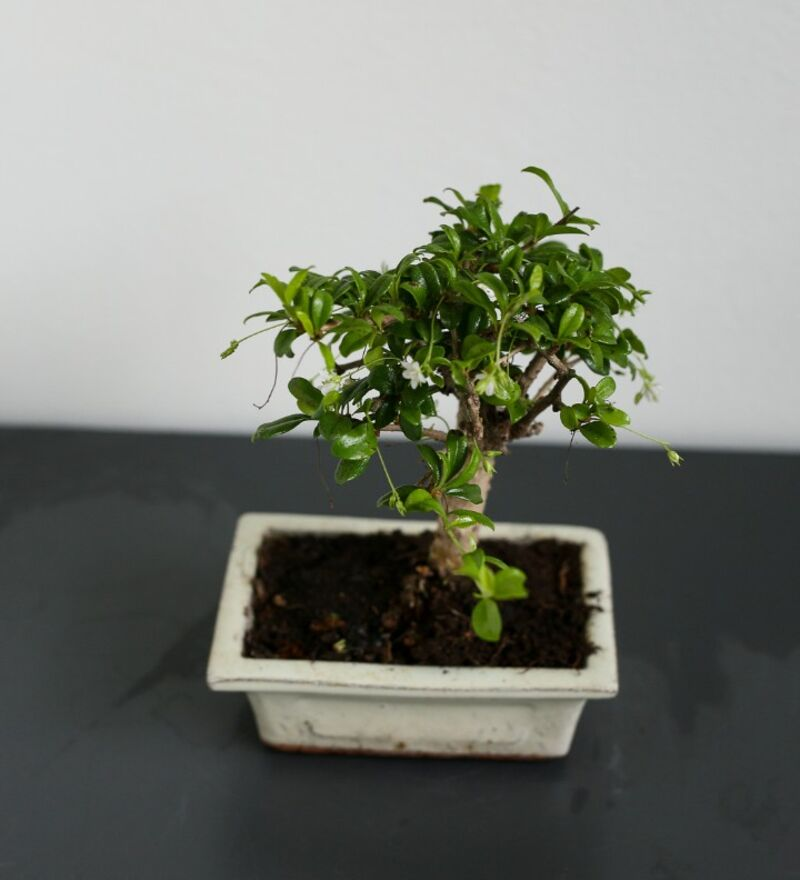
#> input picture data/source2.jpg, 800 x 880 px
$ jupyter execute Homework2.ipynb
#> lines starting #> are read from the running program, lines starting #| are printed output that depends on the picture; long printed decimals are rounded
# HOMEWORK 2
For this homework you will have to complete and implement the colour balancing for:

Gray world algorithm
Scale-by-max algorithm
You are free to use your own images. Experiment with more images and think about the effect each of the algorithms has on the resulting (balanced) image.

## Colour Balancing
In this notebook we will show different type of colour balancing making use of von Kries' hypothesis.

[cell 1]
import cv2
import numpy as np
from matplotlib import pyplot as plt
plt.rcParams['figure.figsize'] = [15, 5]

[cell 2]
img = cv2.imread('../data/source2.jpg')
#> img is the input picture: shape (880, 800, 3); mean B, G, R 116.5, 125.1, 121.8
img = cv2.cvtColor(img, cv2.COLOR_BGR2RGB)
plt.imshow(img)

# White patch
In white patch algorithm we choose a group of pixels we know they should be white. We then scale the resulting image colour channels by this white patch.

[cell 3]
# Define white patch and the coefficients
row, col = 410, 750
white = img[row, col, :]
#> white = [192, 194, 193]
coeffs = 255.0/white
#> coeffs = [1.33, 1.31, 1.32]
print(white)
#| [192 194 193]

# Apply white balancing and generate balanced image
balanced = np.zeros_like(img, dtype=np.float32)
for channel in range(3):
    balanced[..., channel] = img[..., channel] * coeffs[channel]

# White patching does not guarantee that the dynamic range is preserved, images must be clipped.
balanced = balanced/255
balanced[balanced > 1] = 1
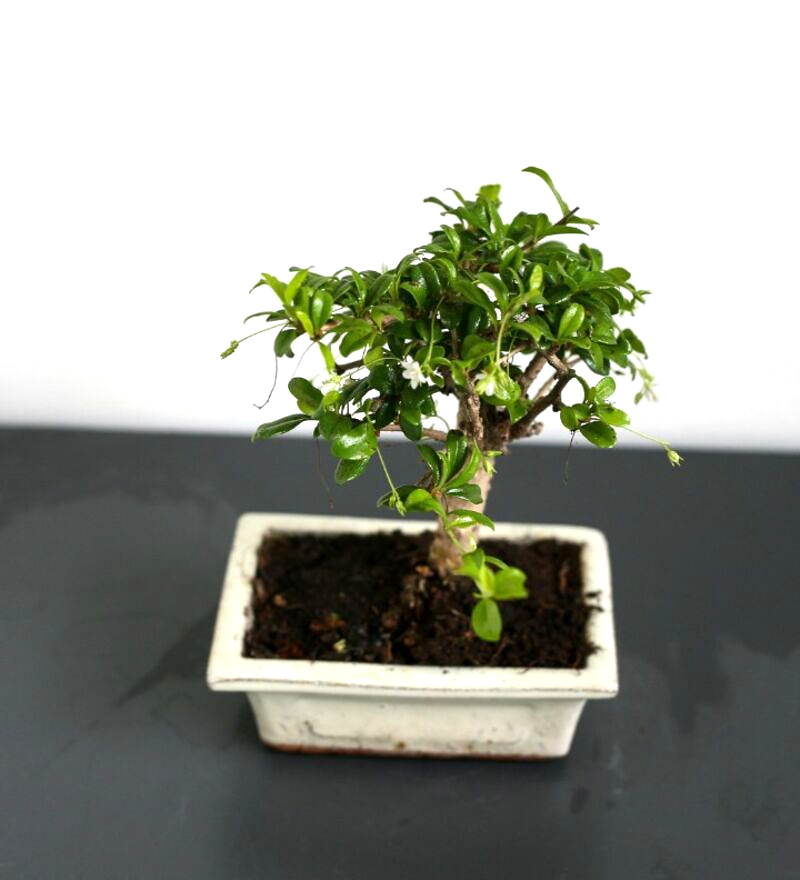
#> balanced: shape (880, 800, 3) float32; mean R, G, B 0.602, 0.614, 0.574

[cell 4]
plt.subplot(121), plt.imshow(img)
plt.subplot(122), plt.imshow(balanced)
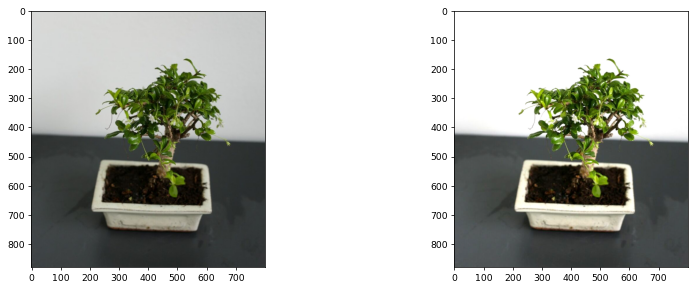
#> figure drawn by matplotlib, 2 panels

# Gray world
This algorithm assumes that a scene, on average, is gray.

[cell 5]
# Load your image
img = cv2.imread('../data/source2.jpg')
img = cv2.cvtColor(img, cv2.COLOR_BGR2RGB)

# Compute the mean values for all three colour channels (red, green, blue)
r, g, b = cv2.split(img)
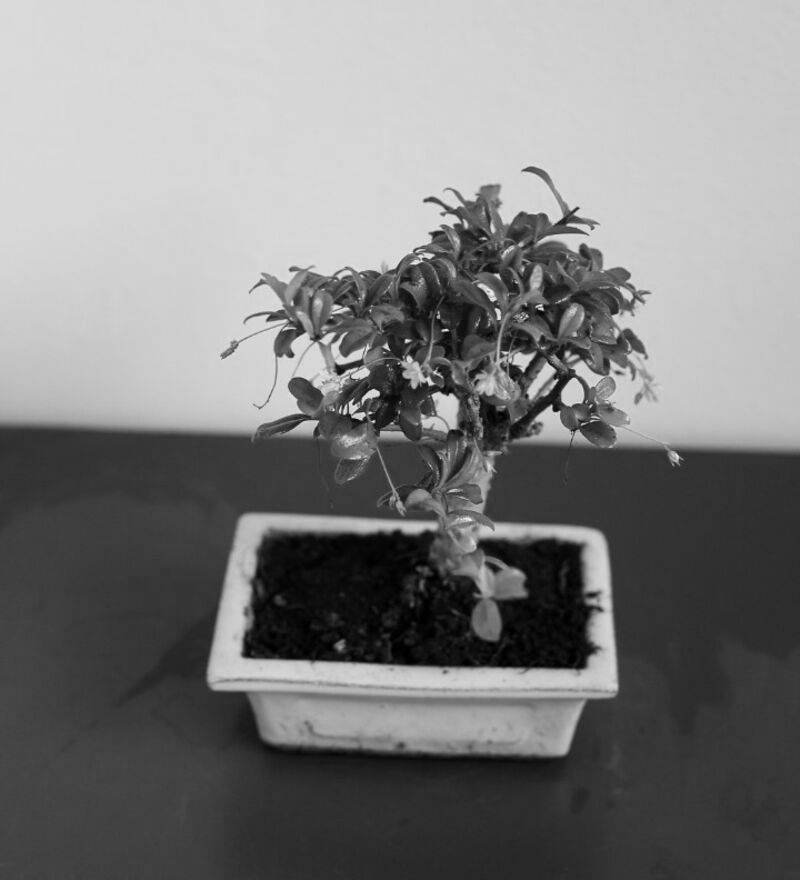
#> g: shape (880, 800); min 0, max 243, mean 125.1
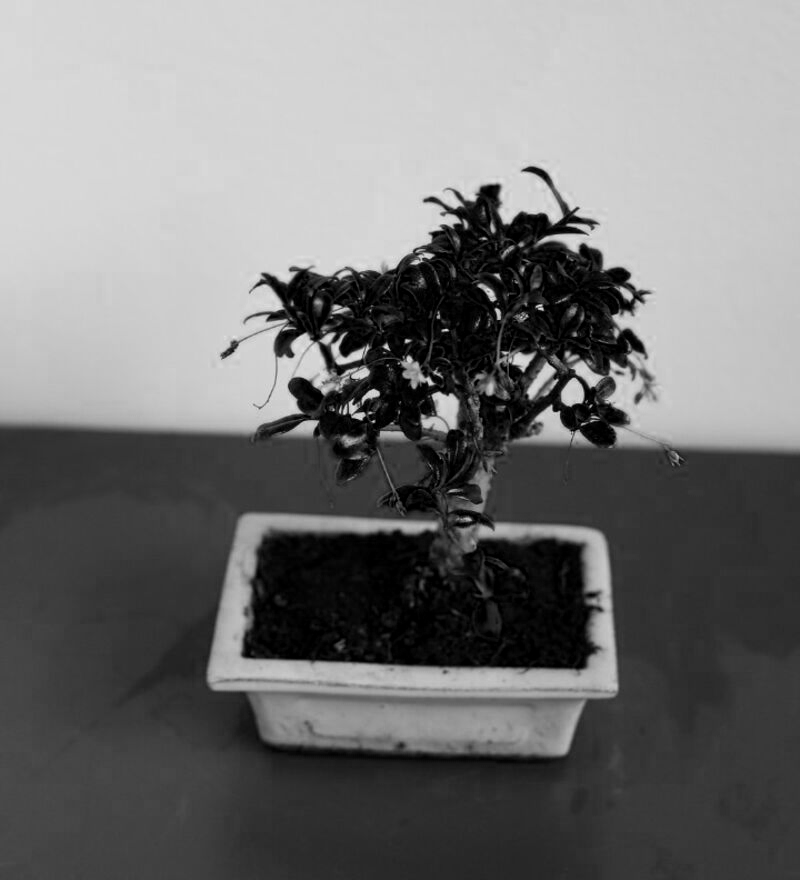
#> b: shape (880, 800); min 0, max 231, mean 116.5
mean_r = np.mean(r)
#> mean_r = 121.8
mean_g = np.mean(g)
#> mean_g = 125.1
mean_b = np.mean(b)
#> mean_b = 116.5

mx = max(mean_r, mean_g, mean_b)
#> mx = 125.1
print("r =", mean_r, " g =", mean_g, " b =", mean_b)
#| r = 121.785  g = 125.066  b = 116.505
print("max = ", mx, "\nchannel:", "red" if mx == mean_r else "green" if mx == mean_g else "blue")
#| max =  125.066
#| channel: green

[cell 6]
# Compute the coefficients kr, kg, kb
# Note: there are 3 coefficients to compute but we only have 2 equations.
# Therefore, you have to make an assumption, fix the value of one of the
# coefficients and compute the remining two
# Hint: You can fix the coefficient of the brightest colour channel to 1.
kr = mean_g / mean_r
#> kr = 1.03
kg = 1
kb = mean_g / mean_b
#> kb = 1.07

# Apply color balancing and generate the balanced image
balanced = np.zeros_like(img, dtype=np.float32)
balanced[..., 0] = img[..., 0] * kr
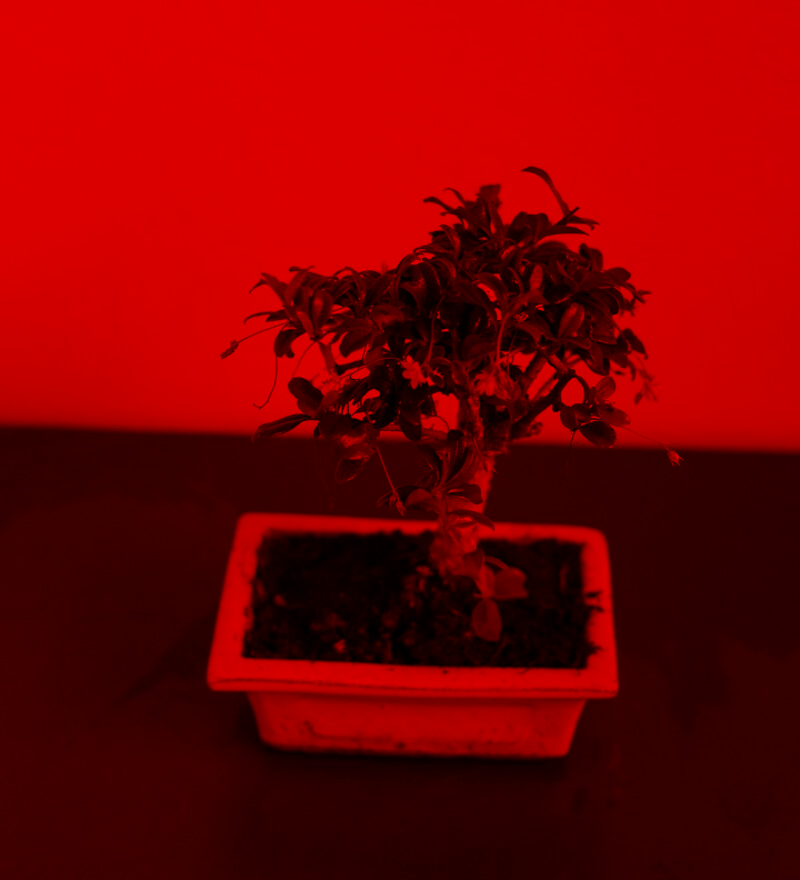
#> balanced: shape (880, 800, 3) float32; mean R, G, B 125.2, 0, 0
balanced[..., 1] = img[..., 1] * kg
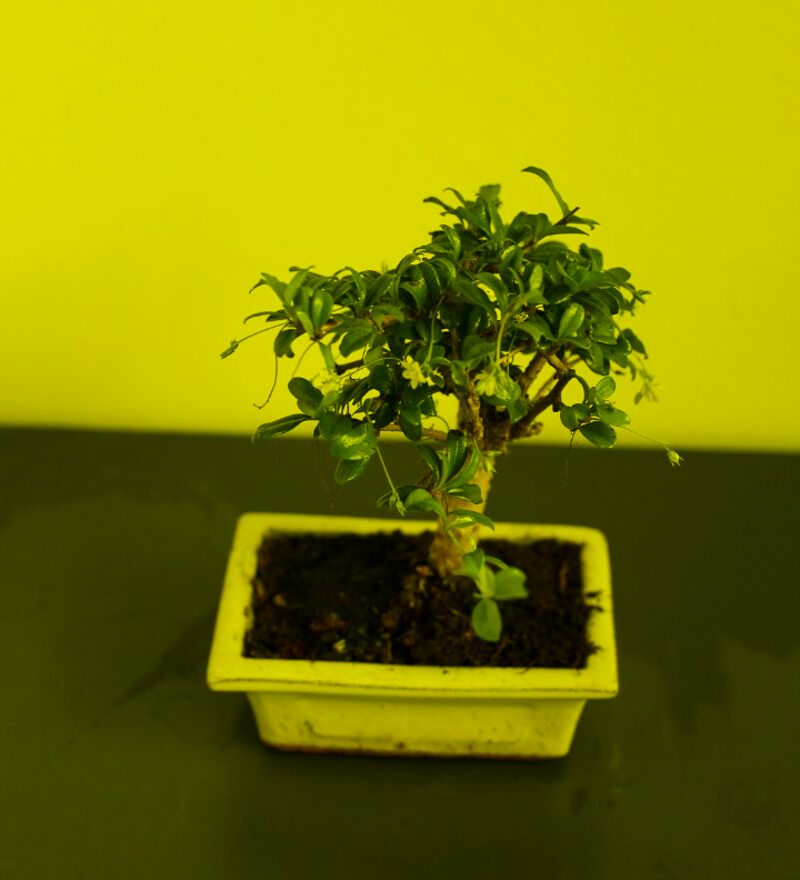
#> balanced: shape (880, 800, 3) float32; mean R, G, B 125.2, 125.1, 0
balanced[..., 2] = img[..., 2] * kb

# White patching does not guarantee that the dynamic range is preserved, images must be clipped.
balanced = balanced/255
balanced[balanced > 1] = 1

# Show the original and the balanced image side by side
plt.subplot(121), plt.imshow(img)
plt.subplot(122), plt.imshow(balanced)

# Scale-by-max
This is a straightforward algorithm that scales each colour channel by its maximum value. Note that it is sensitive to noise and saturations.

[cell 7]
# Load your image
img = cv2.imread('../data/source2.jpg')
img = cv2.cvtColor(img, cv2.COLOR_BGR2RGB)

# Compute the maximum values for all three colour channels (red, green, blue)
r, g, b = cv2.split(img)
max_r = np.amax(r)
#> max_r = 240
max_g = np.amax(g)
#> max_g = 243
max_b = np.amax(b)
#> max_b = 231

print(max_r, max_g, max_b)
#| 240 243 231

# Apply scale-by-max balancing and generate the balanced image
balanced = np.zeros_like(img, dtype=np.float32)
balanced[..., 0] = img[..., 0] / max_r
balanced[..., 1] = img[..., 1] / max_g
balanced[..., 2] = img[..., 2] / max_b
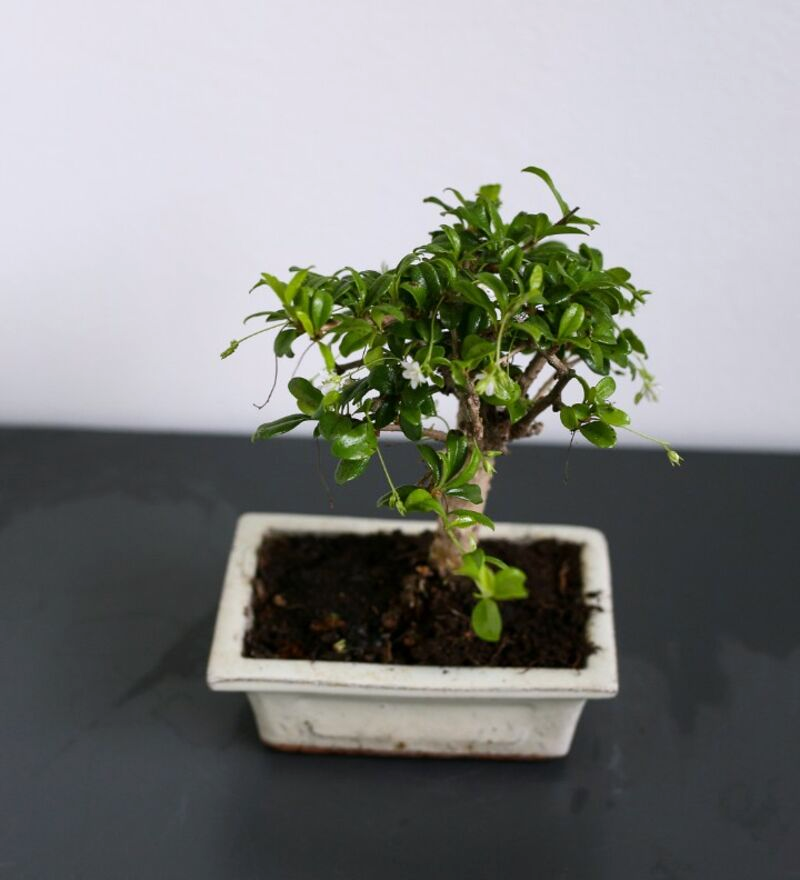
#> balanced: shape (880, 800, 3) float32; mean R, G, B 0.508, 0.515, 0.504

plt.subplot(121), plt.imshow(img)
plt.subplot(122), plt.imshow(balanced)

$ run again, with data/source5.jpg copied over data/source2.jpg
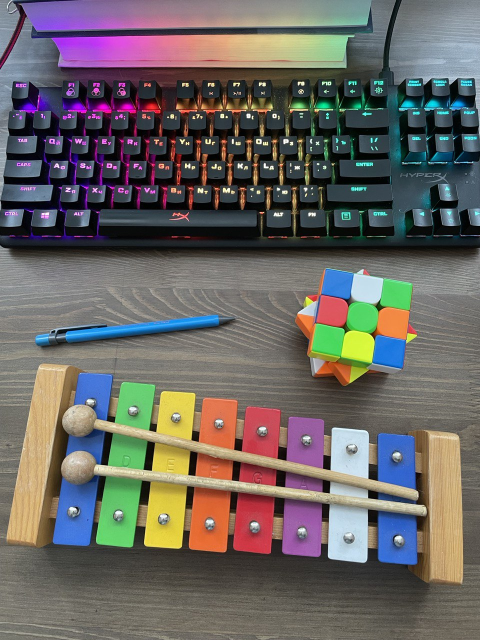
#> input picture data/source5.jpg, 960 x 1280 px (shown at 1/2 size)
#> img is the input picture: shape (1280, 960, 3); mean B, G, R 97.8, 101, 105.3
#> white = [2, 11, 10]
#> coeffs = [127.5, 23.18, 25.5]
#| [ 2 11 10]
#> mean_r = 105.3
#> mean_g = 101
#> mean_b = 97.84
#> mx = 105.3
#| r = 105.293  g = 100.955  b = 97.840
#| max =  105.293
#| channel: red
#> kr = 0.959
#> kb = 1.03
#> `balanced[..., 1] = img[..., 1] * kg`:
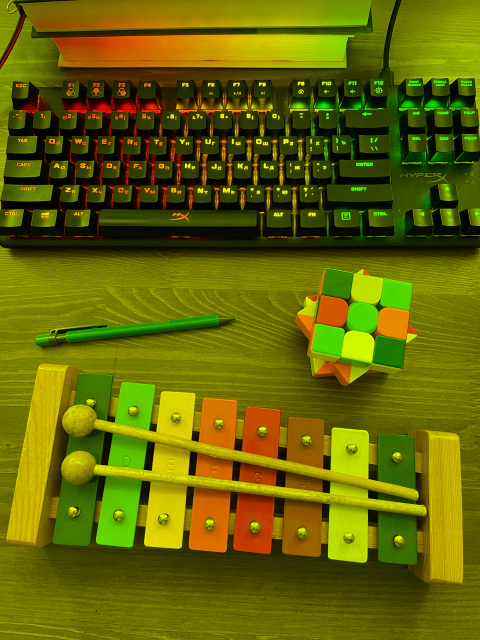
#> balanced: shape (1280, 960, 3) float32 (shown at 1/2 size); mean R, G, B 100.9, 101, 0
#> max_r = 255
#| 255 255 255
